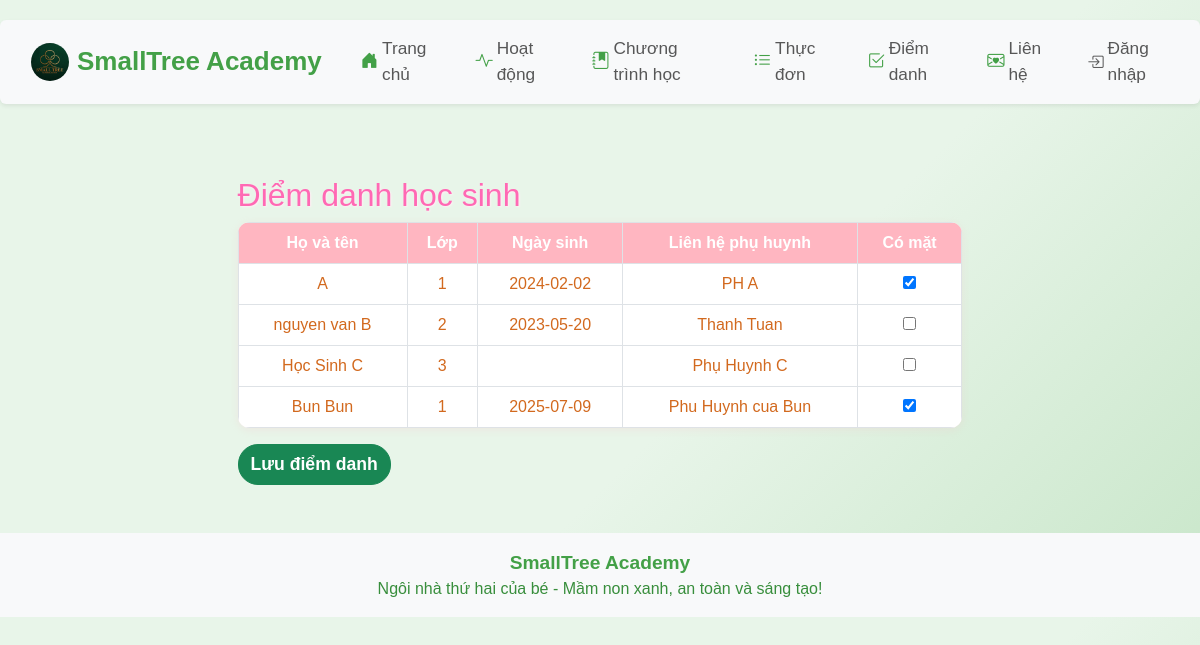
The app's page /attendance/mark, older data.
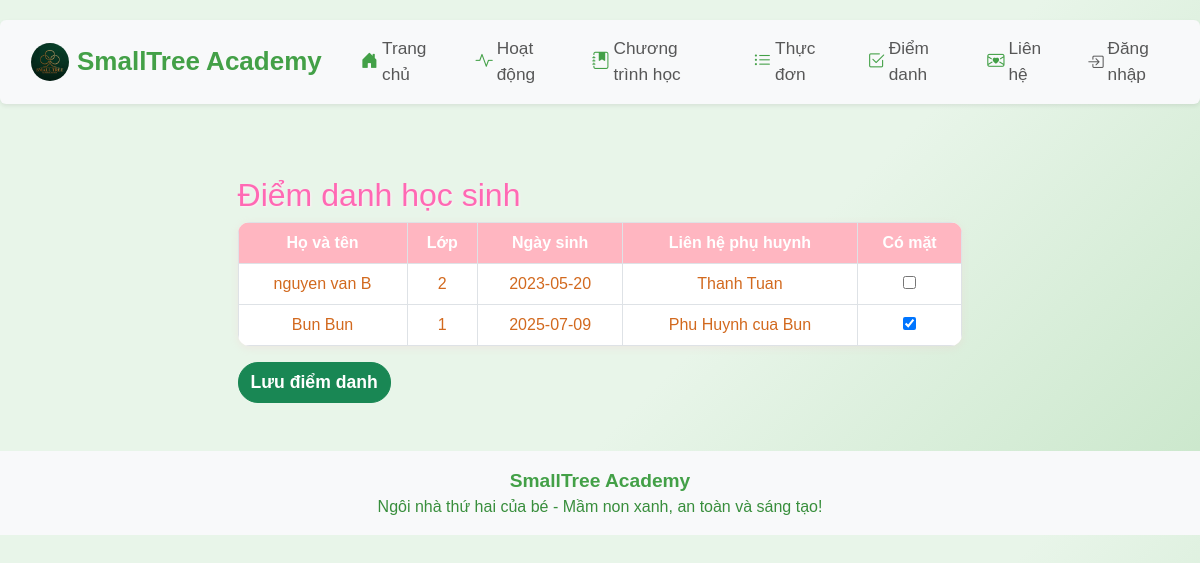
The same page, newer data.
### app/models.py (models this page shows)
class Child(db.Model):
    id = db.Column(db.Integer, primary_key=True)
    name = db.Column(db.String(100), nullable=False)
    age = db.Column(db.Integer, nullable=False)
    parent_contact = db.Column(db.String(100), nullable=False)
    class_name = db.Column(db.String(100))
    birth_date = db.Column(db.String(20))
    status = db.Column(db.String(20), default='Chưa điểm danh')
    email = db.Column(db.String(100))
    phone = db.Column(db.String(20))
    password = db.Column(db.String(100))
    student_code = db.Column(db.String(20), unique=True, nullable=True)

### app/routes.py (the view, shortened to what this page needs)
@main.route('/attendance/mark', methods=['GET', 'POST'])
def mark_attendance():
    students = Child.query.all()
    mobile = is_mobile()
    return render_template('mark_attendance.html', students=students, title='Điểm danh học sinh', mobile=mobile)

### app/__init__.py (called while the page is built)
def create_app():
    app = Flask(__name__)
    app.config['SECRET_KEY'] = 'your-secret-key'
    app.config['SQLALCHEMY_DATABASE_URI'] = 'sqlite:///site.db'
    app.config['SQLALCHEMY_TRACK_MODIFICATIONS'] = False
    db.init_app(app)
    migrate = Migrate(app, db)
    csrf = CSRFProtect(app)
    @app.context_processor
    def inject_csrf_token():
        from flask_wtf.csrf import generate_csrf
        return dict(csrf_token=generate_csrf)
    from app.routes import main
    app.register_blueprint(main)
    return app

### app/routes.py (called while the page is built)
def is_mobile():
    ua = request.user_agent.string.lower()
    return 'mobile' in ua or 'android' in ua or 'iphone' in ua

### app/templates/mark_attendance.html (shortened to what this page needs)
{% extends 'base.html' %}
{% block content %}
<div class="container mt-5">
    <h2>Điểm danh học sinh</h2>
    <form method="post">
        <table class="table table-bordered">
            <thead>
                <tr>
                    <th>Họ và tên</th>
                    <th>Lớp</th>
                    <th>Ngày sinh</th>
                    <th>Liên hệ phụ huynh</th>
                    <th>Có mặt</th>
                </tr>
            </thead>
            <tbody>
                {% for student in students %}
                <tr>
                    <td>{{ student.name }}</td>
                    <td>{{ student.class_name if student.class_name else '' }}</td>
                    <td>{{ student.birth_date if student.birth_date else '' }}</td>
                    <td>{{ student.parent_contact }}</td>
                    <td><input type="checkbox" name="present_{{ student.id }}" {% if student.status == 'Có mặt' %}checked{% endif %}></td>
                </tr>
                {% else %}
                <tr><td colspan="5">Chưa có học sinh nào.</td></tr>
                {% endfor %}
            </tbody>
        </table>
        <button type="submit" class="btn btn-success">Lưu điểm danh</button>
    </form>
</div>
{% endblock %}

Row changes from the older to the newer data that the page shows:
removed Child: name "A", class_name "1", birth_date "2024-02-02", parent_contact "PH A", status "☑"
removed Child: name "Học Sinh C", class_name "3", parent_contact "Phụ Huynh C"
